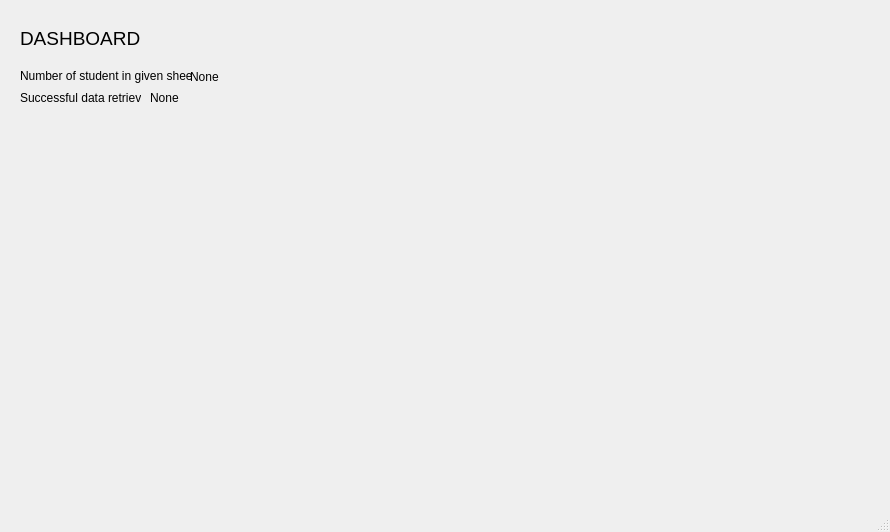
<?xml version="1.0" encoding="UTF-8"?>
<ui version="4.0">
 <class>MainWindow</class>
 <widget class="QMainWindow" name="MainWindow">
  <property name="geometry">
   <rect>
    <x>0</x>
    <y>0</y>
    <width>890</width>
    <height>532</height>
   </rect>
  </property>
  <property name="windowTitle">
   <string>MainWindow</string>
  </property>
  <widget class="QWidget" name="centralwidget">
   <widget class="QLabel" name="label">
    <property name="geometry">
     <rect>
      <x>20</x>
      <y>60</y>
      <width>171</width>
      <height>31</height>
     </rect>
    </property>
    <property name="text">
     <string>Number of student in given sheet:</string>
    </property>
   </widget>
   <widget class="QLabel" name="label_2">
    <property name="geometry">
     <rect>
      <x>190</x>
      <y>70</y>
      <width>47</width>
      <height>13</height>
     </rect>
    </property>
    <property name="text">
     <string>None</string>
    </property>
   </widget>
   <widget class="QLabel" name="label_3">
    <property name="geometry">
     <rect>
      <x>20</x>
      <y>90</y>
      <width>121</width>
      <height>16</height>
     </rect>
    </property>
    <property name="text">
     <string>Successful data retrieval:</string>
    </property>
   </widget>
   <widget class="QLabel" name="label_4">
    <property name="geometry">
     <rect>
      <x>150</x>
      <y>90</y>
      <width>51</width>
      <height>16</height>
     </rect>
    </property>
    <property name="text">
     <string>None</string>
    </property>
   </widget>
   <widget class="QLabel" name="label_5">
    <property name="geometry">
     <rect>
      <x>20</x>
      <y>30</y>
      <width>141</width>
      <height>16</height>
     </rect>
    </property>
    <property name="font">
     <font>
      <pointsize>14</pointsize>
     </font>
    </property>
    <property name="text">
     <string>DASHBOARD</string>
    </property>
   </widget>
  </widget>
  <widget class="QMenuBar" name="menubar">
   <property name="geometry">
    <rect>
     <x>0</x>
     <y>0</y>
     <width>890</width>
     <height>21</height>
    </rect>
   </property>
  </widget>
  <widget class="QStatusBar" name="statusbar"/>
 </widget>
 <resources/>
 <connections/>
</ui>
